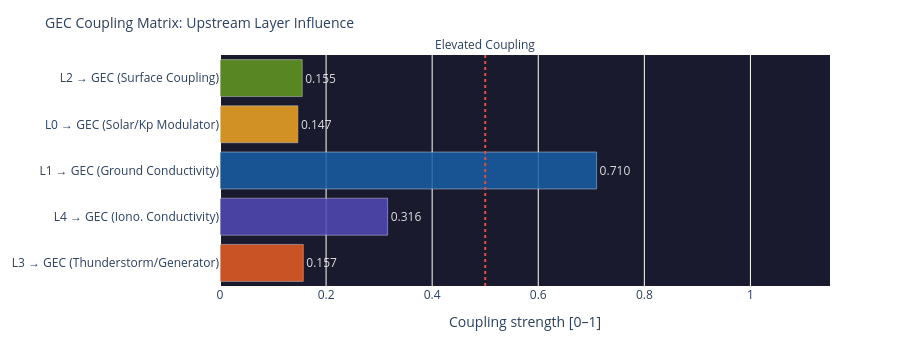

Here is the notebook cell this chart was saved with:
### Code cell
# ============================================================
# COUPLING MATRIX – How strongly does each layer influence the GEC?
# ============================================================

# Coupling strengths (0–1) from upstream layer scores
def safe(v, default=0.0):
    return float(v) if v is not None else default

coupling = {
    'L3 → GEC\n(Thunderstorm/Generator)':    safe(l3_thunder_score, 0.15),
    'L4 → GEC\n(Iono. Conductivity)':    safe(l4_ioniz, 0.3),
    'L1 → GEC\n(Ground Conductivity)':   0.71,   # stabil (Ozeananteil)
    'L0 → GEC\n(Solar/Kp Modulator)':    safe(layer0.get('score') if layer0 else None, 0.25),
    'L2 → GEC\n(Surface Coupling)':      safe(layer2.get('components',{}).get('Elec. Surface Coupling',{}).get('score') if layer2 else None, 0.3),
}

names  = list(coupling.keys())
values = list(coupling.values())
colors = ['#E85D24','#534AB7','#185FA5','#F2A623','#639922']

fig = go.Figure(go.Bar(
    x=values, y=names,
    orientation='h',
    marker_color=colors, opacity=0.85,
    text=[f'{v:.3f}' for v in values],
    textposition='outside',
    textfont=dict(color='white')
))
fig.add_vline(x=0.5, line_dash='dot', line_color='#e74c3c',
              annotation_text='Elevated Coupling', annotation_position='top')
fig.update_layout(
    title=dict(text='GEC Coupling Matrix: Upstream Layer Influence', font=dict(size=14)),
    xaxis=dict(title='Coupling strength [0–1]', range=[0, 1.15]),
    height=340, plot_bgcolor='#1a1a2e', paper_bgcolor='rgba(0,0,0,0)',
    margin=dict(l=180, r=70, t=55, b=40)
)
fig.show()

### Figure 1 — Plotly figure (JSON) as saved in the notebook; plotly's stock layout.template omitted (floating-point values rounded to 4 significant figures)
{"data": [{"marker": {"color": ["#E85D24", "#534AB7", "#185FA5", "#F2A623", "#639922"]}, "opacity": 0.85, "orientation": "h", "text": ["0.157", "0.316", "0.710", "0.147", "0.155"], "textfont": {"color": "white"}, "textposition": "outside", "type": "bar", "x": [0.157, 0.316, 0.71, 0.1468, 0.155], "y": ["L3 → GEC\n(Thunderstorm/Generator)", "L4 → GEC\n(Iono. Conductivity)", "L1 → GEC\n(Ground Conductivity)", "L0 → GEC\n(Solar/Kp Modulator)", "L2 → GEC\n(Surface Coupling)"]}], "layout": {"annotations": [{"showarrow": false, "text": "Elevated Coupling", "x": 0.5, "xanchor": "center", "xref": "x", "y": 1, "yanchor": "bottom", "yref": "y domain"}], "height": 340, "margin": {"b": 40, "l": 180, "r": 70, "t": 55}, "paper_bgcolor": "rgba(0,0,0,0)", "plot_bgcolor": "#1a1a2e", "shapes": [{"line": {"color": "#e74c3c", "dash": "dot"}, "type": "line", "x0": 0.5, "x1": 0.5, "xref": "x", "y0": 0, "y1": 1, "yref": "y domain"}], "title": {"font": {"size": 14}, "text": "GEC Coupling Matrix: Upstream Layer Influence"}, "xaxis": {"range": [0, 1.15], "title": {"text": "Coupling strength [0–1]"}}}}
